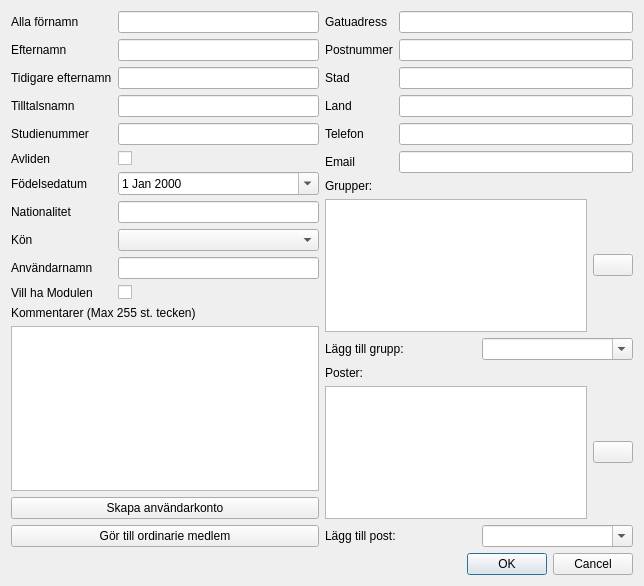
<?xml version="1.0" encoding="UTF-8"?>
<ui version="4.0">
 <class>MemberEdit</class>
 <widget class="QDialog" name="MemberEdit">
  <property name="geometry">
   <rect>
    <x>0</x>
    <y>0</y>
    <width>644</width>
    <height>586</height>
   </rect>
  </property>
  <property name="windowTitle">
   <string>Dialog</string>
  </property>
  <layout class="QGridLayout" name="gridLayout">
   <item row="0" column="0">
    <layout class="QHBoxLayout" name="horizontalLayout">
     <item>
      <layout class="QVBoxLayout" name="verticalLayout">
       <item>
        <layout class="QFormLayout" name="formLayout_2">
         <property name="fieldGrowthPolicy">
          <enum>QFormLayout::AllNonFixedFieldsGrow</enum>
         </property>
         <item row="0" column="0">
          <widget class="QLabel" name="allaFornamnLabel">
           <property name="text">
            <string>Alla förnamn</string>
           </property>
           <property name="buddy">
            <cstring>givenNames_fld</cstring>
           </property>
          </widget>
         </item>
         <item row="0" column="1">
          <widget class="QLineEdit" name="givenNames_fld"/>
         </item>
         <item row="1" column="0">
          <widget class="QLabel" name="efternamnLabel">
           <property name="text">
            <string>Efternamn</string>
           </property>
           <property name="buddy">
            <cstring>surName_fld</cstring>
           </property>
          </widget>
         </item>
         <item row="1" column="1">
          <widget class="QLineEdit" name="surName_fld"/>
         </item>
         <item row="2" column="0">
          <widget class="QLabel" name="tidigareEfternamnLabel">
           <property name="text">
            <string>Tidigare efternamn</string>
           </property>
           <property name="buddy">
            <cstring>maidenName_fld</cstring>
           </property>
          </widget>
         </item>
         <item row="2" column="1">
          <widget class="QLineEdit" name="maidenName_fld"/>
         </item>
         <item row="3" column="0">
          <widget class="QLabel" name="tilltalsnamnLabel">
           <property name="text">
            <string>Tilltalsnamn</string>
           </property>
           <property name="buddy">
            <cstring>preferredName_fld</cstring>
           </property>
          </widget>
         </item>
         <item row="3" column="1">
          <widget class="QLineEdit" name="preferredName_fld"/>
         </item>
         <item row="4" column="0">
          <widget class="QLabel" name="studienummerLabel">
           <property name="text">
            <string>Studienummer</string>
           </property>
           <property name="buddy">
            <cstring>studentId_fld</cstring>
           </property>
          </widget>
         </item>
         <item row="4" column="1">
          <widget class="QLineEdit" name="studentId_fld"/>
         </item>
         <item row="5" column="0">
          <widget class="QLabel" name="avlidenLabel">
           <property name="text">
            <string>Avliden</string>
           </property>
           <property name="buddy">
            <cstring>dead_fld</cstring>
           </property>
          </widget>
         </item>
         <item row="5" column="1">
          <widget class="QCheckBox" name="dead_fld"/>
         </item>
         <item row="6" column="0">
          <widget class="QLabel" name="fDelsedatumLabel">
           <property name="text">
            <string>Födelsedatum</string>
           </property>
           <property name="buddy">
            <cstring>birthDate_fld</cstring>
           </property>
          </widget>
         </item>
         <item row="6" column="1">
          <widget class="QDateEdit" name="birthDate_fld">
           <property name="calendarPopup">
            <bool>true</bool>
           </property>
          </widget>
         </item>
         <item row="7" column="0">
          <widget class="QLabel" name="nationalitetLabel">
           <property name="text">
            <string>Nationalitet</string>
           </property>
           <property name="buddy">
            <cstring>nationality_fld</cstring>
           </property>
          </widget>
         </item>
         <item row="7" column="1">
          <widget class="QLineEdit" name="nationality_fld"/>
         </item>
         <item row="8" column="0">
          <widget class="QLabel" name="kNLabel">
           <property name="text">
            <string>Kön</string>
           </property>
           <property name="buddy">
            <cstring>gender_fld</cstring>
           </property>
          </widget>
         </item>
         <item row="8" column="1">
          <widget class="QComboBox" name="gender_fld"/>
         </item>
         <item row="9" column="0">
          <widget class="QLabel" name="username_fldLabel">
           <property name="text">
            <string>Användarnamn</string>
           </property>
           <property name="buddy">
            <cstring>username_fld</cstring>
           </property>
          </widget>
         </item>
         <item row="9" column="1">
          <widget class="QLineEdit" name="username_fld"/>
         </item>
         <item row="10" column="0">
          <widget class="QLabel" name="subscribedToModulen_fld">
           <property name="text">
            <string>Vill ha Modulen</string>
           </property>
           <property name="buddy">
            <cstring>subscribedToModulen_fld_checkbox</cstring>
           </property>
          </widget>
         </item>
         <item row="10" column="1">
          <widget class="QCheckBox" name="subscribedToModulen_fld_checkbox"/>
         </item>
        </layout>
       </item>
       <item>
        <widget class="QLabel" name="notes_fldLabel">
         <property name="text">
          <string>Kommentarer (Max 255 st. tecken)</string>
         </property>
         <property name="buddy">
          <cstring>notes_fld</cstring>
         </property>
        </widget>
       </item>
       <item>
        <widget class="QPlainTextEdit" name="notes_fld"/>
       </item>
       <item>
        <widget class="QPushButton" name="createLDAPAccount">
         <property name="text">
          <string>Skapa användarkonto</string>
         </property>
        </widget>
       </item>
       <item>
        <widget class="QPushButton" name="makeOrdinaryMember">
         <property name="text">
          <string>Gör till ordinarie medlem</string>
         </property>
        </widget>
       </item>
      </layout>
     </item>
     <item>
      <layout class="QVBoxLayout" name="verticalLayout_2">
       <item>
        <layout class="QFormLayout" name="formLayout">
         <property name="fieldGrowthPolicy">
          <enum>QFormLayout::AllNonFixedFieldsGrow</enum>
         </property>
         <item row="0" column="0">
          <widget class="QLabel" name="gatuadressLabel">
           <property name="text">
            <string>Gatuadress</string>
           </property>
           <property name="buddy">
            <cstring>streetAddress_fld</cstring>
           </property>
          </widget>
         </item>
         <item row="0" column="1">
          <widget class="QLineEdit" name="streetAddress_fld"/>
         </item>
         <item row="1" column="0">
          <widget class="QLabel" name="postnummerLabel">
           <property name="text">
            <string>Postnummer</string>
           </property>
           <property name="buddy">
            <cstring>postalCode_fld</cstring>
           </property>
          </widget>
         </item>
         <item row="1" column="1">
          <widget class="QLineEdit" name="postalCode_fld"/>
         </item>
         <item row="2" column="0">
          <widget class="QLabel" name="stadLabel">
           <property name="text">
            <string>Stad</string>
           </property>
           <property name="buddy">
            <cstring>city_fld</cstring>
           </property>
          </widget>
         </item>
         <item row="2" column="1">
          <widget class="QLineEdit" name="city_fld"/>
         </item>
         <item row="3" column="0">
          <widget class="QLabel" name="landLabel">
           <property name="text">
            <string>Land</string>
           </property>
           <property name="buddy">
            <cstring>country_fld</cstring>
           </property>
          </widget>
         </item>
         <item row="3" column="1">
          <widget class="QLineEdit" name="country_fld"/>
         </item>
         <item row="4" column="0">
          <widget class="QLabel" name="telefonLabel">
           <property name="text">
            <string>Telefon</string>
           </property>
           <property name="buddy">
            <cstring>phone_fld</cstring>
           </property>
          </widget>
         </item>
         <item row="4" column="1">
          <widget class="QLineEdit" name="phone_fld"/>
         </item>
         <item row="5" column="0">
          <widget class="QLabel" name="emailLabel">
           <property name="text">
            <string>Email</string>
           </property>
           <property name="buddy">
            <cstring>email_fld</cstring>
           </property>
          </widget>
         </item>
         <item row="5" column="1">
          <widget class="QLineEdit" name="email_fld"/>
         </item>
        </layout>
       </item>
       <item>
        <widget class="QLabel" name="label">
         <property name="text">
          <string>Grupper:</string>
         </property>
        </widget>
       </item>
       <item>
        <layout class="QHBoxLayout" name="horizontalLayout_7">
         <item>
          <widget class="QListWidget" name="groupList"/>
         </item>
         <item>
          <widget class="QPushButton" name="pushButton_4">
           <property name="text">
            <string/>
           </property>
           <property name="icon">
            <iconset>
             <normaloff>res/list_remove.png</normaloff>res/list_remove.png</iconset>
           </property>
          </widget>
         </item>
        </layout>
       </item>
       <item>
        <layout class="QHBoxLayout" name="horizontalLayout_2">
         <item>
          <widget class="QLabel" name="label_3">
           <property name="text">
            <string>Lägg till grupp:</string>
           </property>
           <property name="buddy">
            <cstring>group_comboBox</cstring>
           </property>
          </widget>
         </item>
         <item>
          <widget class="QComboBox" name="group_comboBox">
           <property name="editable">
            <bool>true</bool>
           </property>
           <property name="insertPolicy">
            <enum>QComboBox::InsertAlphabetically</enum>
           </property>
          </widget>
         </item>
        </layout>
       </item>
       <item>
        <widget class="QLabel" name="label_2">
         <property name="text">
          <string>Poster:</string>
         </property>
        </widget>
       </item>
       <item>
        <layout class="QHBoxLayout" name="horizontalLayout_8">
         <item>
          <widget class="QListWidget" name="postList"/>
         </item>
         <item>
          <widget class="QPushButton" name="pushButton_2">
           <property name="text">
            <string/>
           </property>
           <property name="icon">
            <iconset>
             <normaloff>res/list_remove.png</normaloff>res/list_remove.png</iconset>
           </property>
          </widget>
         </item>
        </layout>
       </item>
       <item>
        <layout class="QHBoxLayout" name="horizontalLayout_3">
         <item>
          <widget class="QLabel" name="label_4">
           <property name="text">
            <string>Lägg till post:</string>
           </property>
           <property name="buddy">
            <cstring>post_comboBox</cstring>
           </property>
          </widget>
         </item>
         <item>
          <widget class="QComboBox" name="post_comboBox">
           <property name="editable">
            <bool>true</bool>
           </property>
          </widget>
         </item>
        </layout>
       </item>
      </layout>
     </item>
    </layout>
   </item>
   <item row="1" column="0">
    <widget class="QDialogButtonBox" name="buttonBox">
     <property name="orientation">
      <enum>Qt::Horizontal</enum>
     </property>
     <property name="standardButtons">
      <set>QDialogButtonBox::Cancel|QDialogButtonBox::Ok</set>
     </property>
    </widget>
   </item>
  </layout>
 </widget>
 <tabstops>
  <tabstop>givenNames_fld</tabstop>
  <tabstop>surName_fld</tabstop>
  <tabstop>maidenName_fld</tabstop>
  <tabstop>preferredName_fld</tabstop>
  <tabstop>studentId_fld</tabstop>
  <tabstop>dead_fld</tabstop>
  <tabstop>birthDate_fld</tabstop>
  <tabstop>nationality_fld</tabstop>
  <tabstop>gender_fld</tabstop>
  <tabstop>username_fld</tabstop>
  <tabstop>subscribedToModulen_fld_checkbox</tabstop>
  <tabstop>notes_fld</tabstop>
  <tabstop>createLDAPAccount</tabstop>
  <tabstop>makeOrdinaryMember</tabstop>
  <tabstop>streetAddress_fld</tabstop>
  <tabstop>postalCode_fld</tabstop>
  <tabstop>city_fld</tabstop>
  <tabstop>country_fld</tabstop>
  <tabstop>phone_fld</tabstop>
  <tabstop>email_fld</tabstop>
 </tabstops>
 <resources/>
 <connections>
  <connection>
   <sender>buttonBox</sender>
   <signal>accepted()</signal>
   <receiver>MemberEdit</receiver>
   <slot>accept()</slot>
   <hints>
    <hint type="sourcelabel">
     <x>257</x>
     <y>580</y>
    </hint>
    <hint type="destinationlabel">
     <x>157</x>
     <y>274</y>
    </hint>
   </hints>
  </connection>
  <connection>
   <sender>buttonBox</sender>
   <signal>rejected()</signal>
   <receiver>MemberEdit</receiver>
   <slot>reject()</slot>
   <hints>
    <hint type="sourcelabel">
     <x>325</x>
     <y>580</y>
    </hint>
    <hint type="destinationlabel">
     <x>286</x>
     <y>274</y>
    </hint>
   </hints>
  </connection>
 </connections>
</ui>
